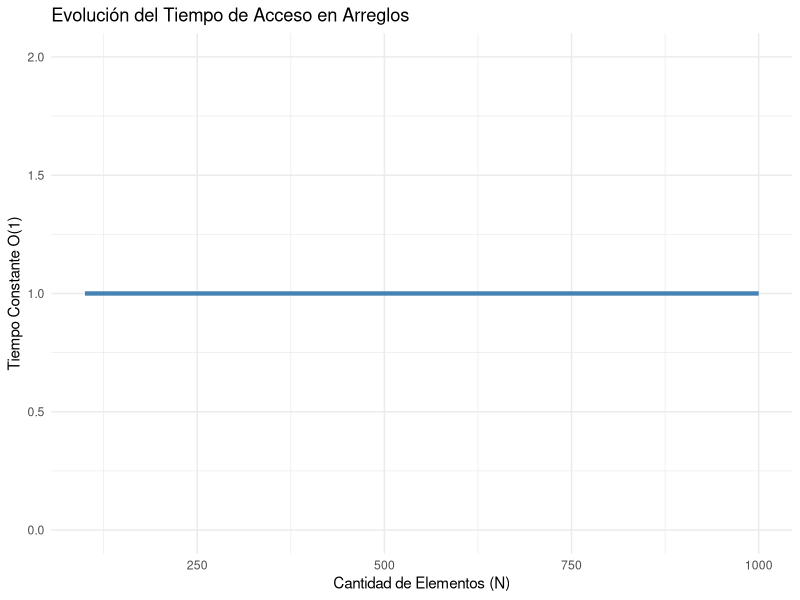
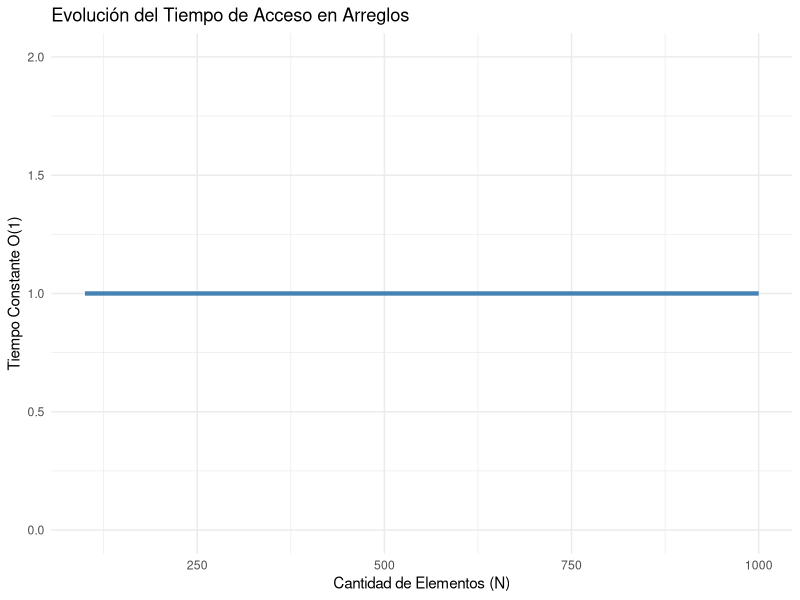

Source code (R) for these figures, in order:
## ---- chunk 1
# Cargamos las librerías necesarias para las visualizaciones
library(tidyverse)
library(ggplot2)
## ---- chunk 2
#| label: fig-acceso-arreglo
#| fig-cap: "Tiempo de acceso constante O(1) en arreglos estáticos al conocer la dirección exacta."
#| eval: true
#| message: false

tamanios <- seq(100, 1000, by=100)
tiempo_acceso <- rep(1, length(tamanios)) # Tiempo constante O(1) simulado

ggplot(data.frame(tamanios, tiempo_acceso), aes(x = tamanios, y = tiempo_acceso)) +
  geom_line(color = "steelblue", linewidth = 1.5) +
  theme_minimal() +
  labs(title = "Evolución del Tiempo de Acceso en Arreglos",
       x = "Cantidad de Elementos (N)",
       y = "Tiempo Constante O(1)") +
  ylim(0, 2)
## ---- chunk 3
# Cargamos las librerías necesarias para las visualizaciones
library(tidyverse)
library(ggplot2)
## ---- chunk 4
#| label: fig-acceso-arreglo
#| fig-cap: "Tiempo de acceso constante O(1) en arreglos estáticos al conocer la dirección exacta."
#| eval: true
#| message: false

tamanios <- seq(100, 1000, by=100)
tiempo_acceso <- rep(1, length(tamanios)) # Tiempo constante O(1) simulado

ggplot(data.frame(tamanios, tiempo_acceso), aes(x = tamanios, y = tiempo_acceso)) +
  geom_line(color = "steelblue", linewidth = 1.5) +
  theme_minimal() +
  labs(title = "Evolución del Tiempo de Acceso en Arreglos",
       x = "Cantidad de Elementos (N)",
       y = "Tiempo Constante O(1)") +
  ylim(0, 2)
